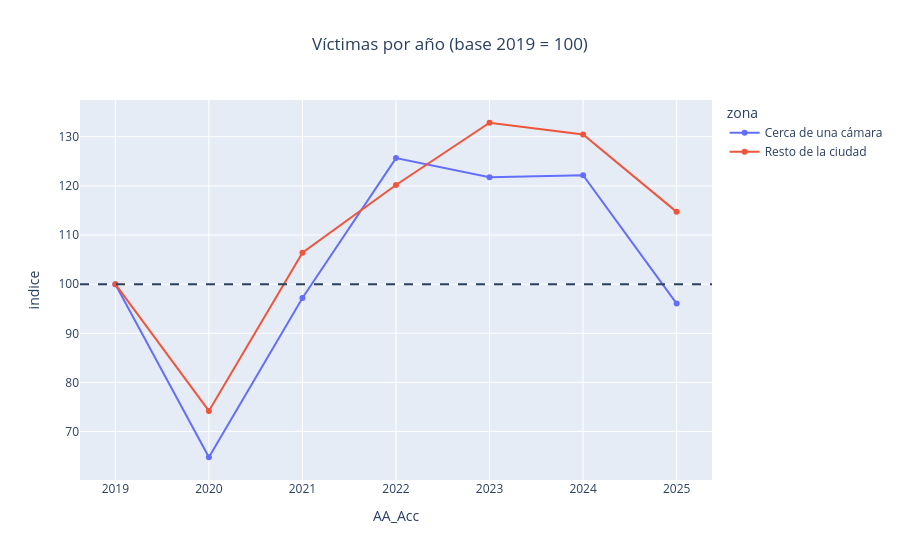

Source (notebook cell):
### Code cell
g5 = victimas_camaras_2019.copy()
g5[victimas_camaras_anio] = g5[victimas_camaras_anio].astype(int)
g5["zona"] = np.where(g5[victimas_camaras_dist] <= RADIO, "Cerca de una cámara", "Resto de la ciudad")

por_anio = g5.groupby([victimas_camaras_anio, "zona"]).size().unstack(fill_value=0)
print(por_anio)

indice = (por_anio / por_anio.loc[2019] * 100).reset_index()
indice = indice.melt(id_vars=victimas_camaras_anio, var_name="zona", value_name="indice")

fig5 = px.line(indice, x=victimas_camaras_anio, y="indice", color="zona", markers=True,
               title="Víctimas por año (base 2019 = 100)")
fig5.add_hline(y=100, line_dash="dash")
fig5.update_layout(title_x=0.5)
fig5.show()

### Figure 1 — Plotly figure (JSON) as saved in the notebook; plotly's stock layout.template omitted (floating-point values rounded to 4 significant figures)
{"data": [{"hovertemplate": "zona=Cerca de una cámara<br>AA_Acc=%{x}<br>indice=%{y}<extra></extra>", "legendgroup": "Cerca de una cámara", "line": {"color": "#636efa", "dash": "solid"}, "marker": {"symbol": "circle"}, "mode": "lines+markers", "name": "Cerca de una cámara", "orientation": "v", "showlegend": true, "type": "scatter", "x": [2019, 2020, 2021, 2022, 2023, 2024, 2025], "xaxis": "x", "y": [100.0, 64.77, 97.19, 125.7, 121.8, 122.2, 96.05], "yaxis": "y"}, {"hovertemplate": "zona=Resto de la ciudad<br>AA_Acc=%{x}<br>indice=%{y}<extra></extra>", "legendgroup": "Resto de la ciudad", "line": {"color": "#EF553B", "dash": "solid"}, "marker": {"symbol": "circle"}, "mode": "lines+markers", "name": "Resto de la ciudad", "orientation": "v", "showlegend": true, "type": "scatter", "x": [2019, 2020, 2021, 2022, 2023, 2024, 2025], "xaxis": "x", "y": [100.0, 74.2, 106.4, 120.2, 132.9, 130.5, 114.7], "yaxis": "y"}], "layout": {"legend": {"title": {"text": "zona"}, "tracegroupgap": 0}, "shapes": [{"line": {"dash": "dash"}, "type": "line", "x0": 0, "x1": 1, "xref": "x domain", "y0": 100, "y1": 100, "yref": "y"}], "title": {"text": "Víctimas por año (base 2019 = 100)", "x": 0.5}, "xaxis": {"anchor": "y", "domain": [0, 1], "title": {"text": "AA_Acc"}}, "yaxis": {"anchor": "x", "domain": [0, 1], "title": {"text": "indice"}}}}
